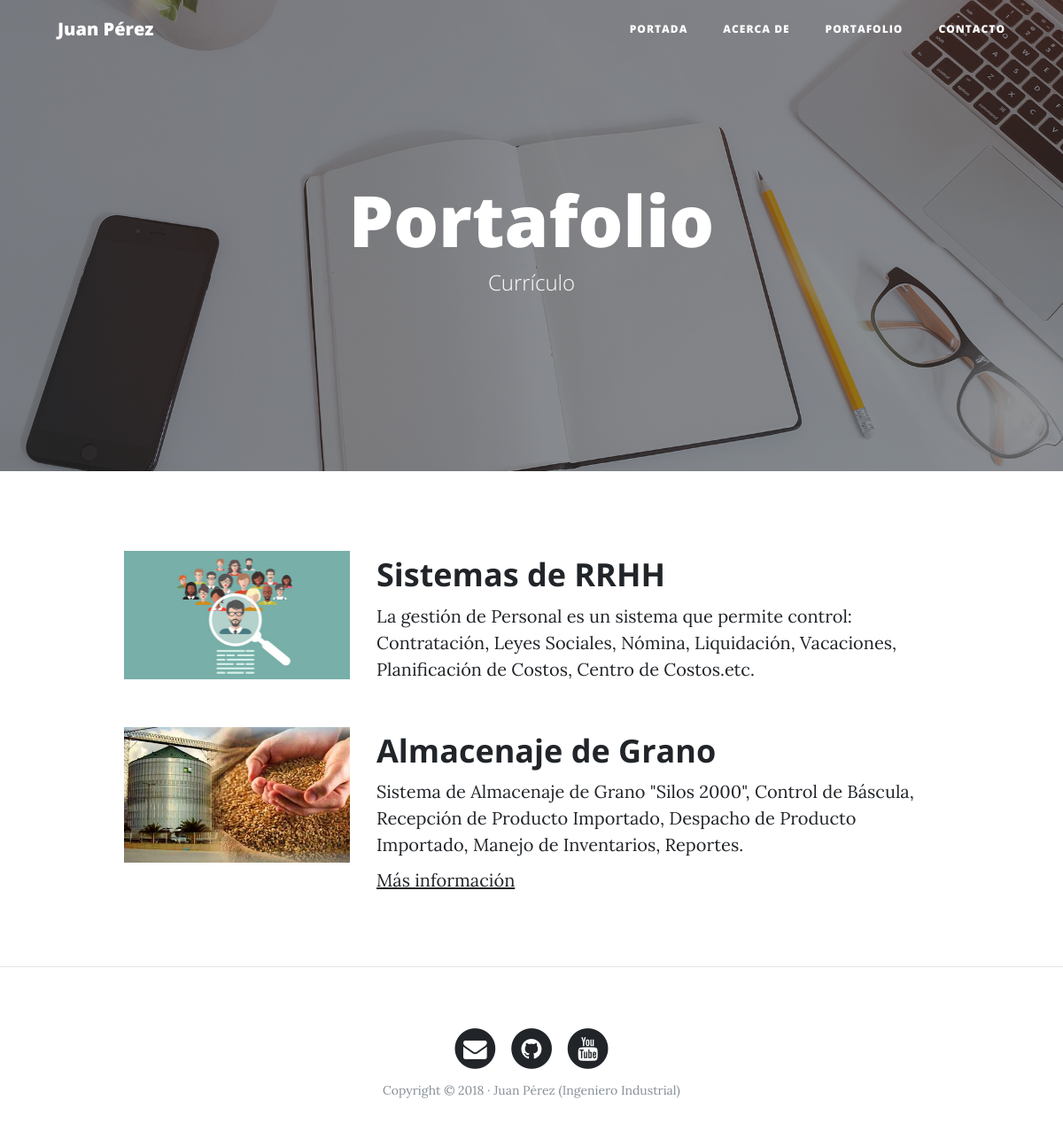
The page /portfolio/ on the database its author committed.
### portfolio/models.py (models this page shows, shortened)
class Project(models.Model):
    title = models.CharField(max_length=200, verbose_name = "Título")
    description = models.TextField( verbose_name = "Descripción")
    image = models.ImageField(verbose_name = "Imagen", upload_to= "projects")
    link  = models.URLField(verbose_name = "Dirección Web", null=True, blank=True)
    created = models.DateTimeField(auto_now_add=True,  verbose_name = "Fecha de Creación")
    updated = models.DateTimeField(auto_now=True, verbose_name = "Fecha de Edición")
    class Meta:
        verbose_name = 'proyecto'
        verbose_name_plural = 'proyectos'
        ordering = ["-created"]

### portfolio/views.py (the view)
# urls.py: path('portfolio/', portfolio_views.portfolio, name="portfolio"),
def portfolio(request):
    projects = Project.objects.all()
    return render(request, "portfolio/portfolio.html", {'projects' : projects })

### portfolio/templates/portfolio/portfolio.html (shortened to what this page needs)
{% extends 'core/base.html' %}
{% block background %}{% load static %}{% static 'core/img/portfolio-bg.jpg' %}{% endblock %}
 {% block headers %}
    <h1>Portafolio</h1>
	<span class="subheading">Currículo</span>
{% endblock %}
{% block content %}
    {% for project in projects %}
        <div class="container">
            <div class="row project">
                <div class="col-lg-3 col-md-4 offset-lg-1">
                    <img class="img-fluid" src="{{ project.image.url }}" alt="">
                </div>
                <div class="col-lg-7 col-md-8">
                    <h2 class="section-heading title">{{ project.title }}</h2>
                    <p>{{ project.description }}</p>
                    {% if project.link %}
                        <p><a href="{{project.link}}">Más información</a></p>
                    {% endif %}
                </div>
            </div>
        </div>
    {% endfor %}
{% endblock %}

### core/templates/core/base.html (shortened to what this page needs)
<!DOCTYPE html>
<html lang="es">
  <head>
    {% load static %}
    <link href="{% static 'core/vendor/bootstrap/css/bootstrap.min.css' %}" rel="stylesheet">
    <link href="{% static 'core/vendor/font-awesome/css/font-awesome.min.css' %}" rel="stylesheet" type="text/css">
    <link href="{% static 'core/css/clean-blog.min.css' %}" rel="stylesheet">
  </head>
  <body>
    <nav class="navbar navbar-expand-lg navbar-light fixed-top" id="mainNav">
      <div class="container">
        <a class="navbar-brand" href="{% url 'home' %}">Juan Pérez</a>
        <div class="collapse navbar-collapse" id="navbarResponsive">
          <ul class="navbar-nav ml-auto">
            <li class="nav-item">
              <a class="nav-link" href="{% url 'home' %}">Portada</a>
            </li>
            <li class="nav-item">
              <a class="nav-link" href="{% url 'about' %}">Acerca de</a>
            </li>
            <li class="nav-item">
              <a class="nav-link" href="{% url 'portfolio' %}">Portafolio</a>
            </li>
            <li class="nav-item">
              <a class="nav-link" href="{% url 'contact' %}">Contacto</a>
            </li>
          </ul>
        </div>
      </div>
    </nav>
    <header class="masthead" style="background-image: url(' {% block background %}{% endblock %}  ')">
      <div class="overlay"></div>
      <div class="container">
        <div class="row">
          <div class="col-lg-8 col-md-10 mx-auto">
            <div class="site-heading">
             {% block headers %} {% endblock %}
            </div>
          </div>
        </div>
      </div>
    </header>
    {% block content %} {% endblock %}
{% if request.path != "/" %} <hr> {% endif %}
    <footer>
      <div class="container">
        <div class="row">
          <div class="col-lg-8 col-md-10 mx-auto">
            <ul class="list-inline text-center">
              <li class="list-inline-item">
                <a href="#">
                  <span class="fa-stack fa-lg">
                    <i class="fa fa-circle fa-stack-2x"></i>
                    <i class="fa fa-envelope fa-stack-1x fa-inverse"></i>
                  </span>
                </a>
              </li>
              <li class="list-inline-item">
                <a href="#">
                  <span class="fa-stack fa-lg">
                    <i class="fa fa-circle fa-stack-2x"></i>
                    <i class="fa fa-github fa-stack-1x fa-inverse"></i>
                  </span>
                </a>
              </li>
              <li class="list-inline-item">
                <a href="#">
                  <span class="fa-stack fa-lg">
                    <i class="fa fa-circle fa-stack-2x"></i>
                    <i class="fa fa-youtube fa-stack-1x fa-inverse"></i>
                  </span>
                </a>
              </li>
            </ul>
            <p class="copyright text-muted">Copyright &copy; 2018 · Juan Pérez (Ingeniero Industrial) </p>
          </div>
        </div>
      </div>
    </footer>
  </body>
</html>

### rows shown on the page
Project: image (picture), title "Sistemas de RRHH", description "La gestión de Personal es un sistema que permite control: Contratación, Leyes Sociales, Nómina, Liquidación, Vacaciones, Planificación de Costos, Centro de Costos.etc."
Project: image (picture), title "Almacenaje de Grano", description "Sistema de Almacenaje de Grano \"Silos 2000\", Control de Báscula, Recepción de Producto Importado, Despacho de Producto Importado, Manejo de Inventarios, Reportes."
